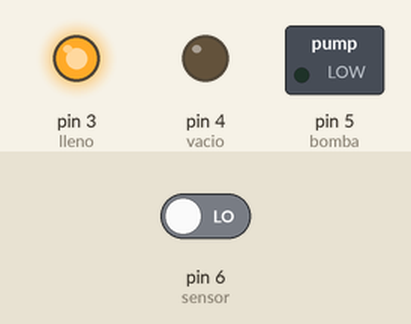
This sketch was run on a simulated Arduino Uno, built with avr-gcc and run on an emulated ATmega328P. On the bench: switched loads named in the sketch (green lamp = pin HIGH), output pins drawn as LEDs (lit = HIGH). Inputs (shaded band) come from the test bench; at power-on: pin 6 (sensor) LOW.

Above: at 1.8 s.
1.9 s: pin 6 (sensor) driven HIGH
At 2.5 s:
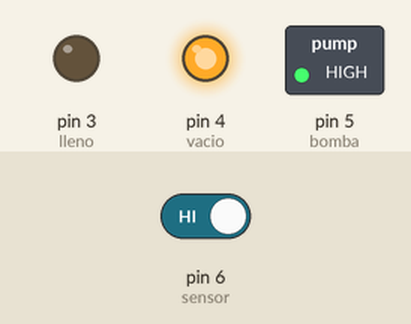
3.5 s: pin 6 (sensor) driven LOW
At 4.8 s:
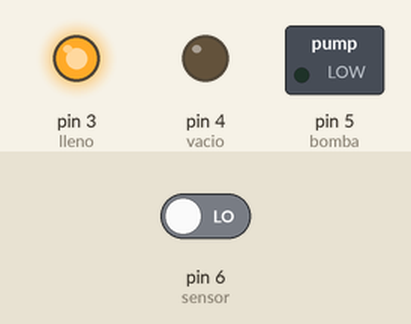
Timing chart, 0 to 6.5 s (numbered marks = the images above; inputs shaded):
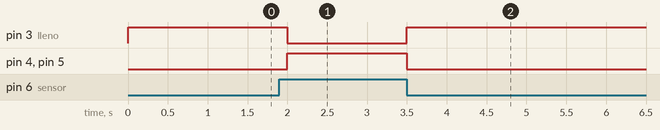

Measured:
- after the input at 1.9 s, pin 3 (lleno): HIGH → LOW after 0.10 s; pin 4 (vacio), pin 5 (bomba): LOW → HIGH after 0.10 s
- after the input at 3.5 s, pin 3 (lleno): LOW → HIGH at once; pin 4 (vacio), pin 5 (bomba): HIGH → LOW at once

The sketch:

padilla-bomba.ino
```cpp
/*
Centro Educativo Tecnico Kinal
Electronica
Grado: Quinto
Curso: Taller de Electronica Digital
Blumno: Josué David Padilla Morataya
Seccion: A
Carne: 2022074
*/
#define sensor 6
#define bomba 5
#define vacio 4//azul
#define lleno 3//verde
void setup() {
 pinMode(sensor, INPUT);
 pinMode(bomba, OUTPUT);
 pinMode(vacio, OUTPUT);
 pinMode(lleno, OUTPUT);
}
void loop() {
int estado;
estado = digitalRead(sensor);
if (estado == HIGH){
digitalWrite(vacio, HIGH);
digitalWrite(lleno, LOW);
digitalWrite(bomba, HIGH);
}
estado = digitalRead(sensor);
if (estado == LOW){
digitalWrite(vacio, LOW);
digitalWrite(lleno, HIGH);
digitalWrite(bomba, LOW);
delay(1000);
}
}
```
